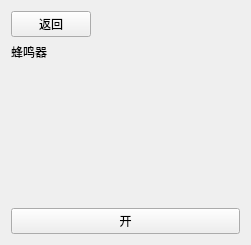
<?xml version="1.0" encoding="UTF-8"?>
<ui version="4.0">
 <class>BeeperWidget</class>
 <widget class="QWidget" name="BeeperWidget">
  <property name="geometry">
   <rect>
    <x>0</x>
    <y>0</y>
    <width>251</width>
    <height>245</height>
   </rect>
  </property>
  <property name="windowTitle">
   <string>Form</string>
  </property>
  <layout class="QGridLayout" name="gridLayout">
   <item row="0" column="0">
    <layout class="QVBoxLayout" name="verticalLayout_2">
     <item>
      <layout class="QHBoxLayout" name="horizontalLayout">
       <item>
        <widget class="QPushButton" name="pushButton_return">
         <property name="styleSheet">
          <string notr="true">font: 20pt &quot;Ubuntu&quot;;</string>
         </property>
         <property name="text">
          <string>返回</string>
         </property>
        </widget>
       </item>
       <item>
        <spacer name="horizontalSpacer">
         <property name="orientation">
          <enum>Qt::Horizontal</enum>
         </property>
         <property name="sizeHint" stdset="0">
          <size>
           <width>40</width>
           <height>20</height>
          </size>
         </property>
        </spacer>
       </item>
      </layout>
     </item>
     <item>
      <layout class="QVBoxLayout" name="verticalLayout">
       <item>
        <widget class="QLabel" name="label">
         <property name="styleSheet">
          <string notr="true">font: 23pt &quot;Ubuntu&quot;;</string>
         </property>
         <property name="text">
          <string>蜂鸣器</string>
         </property>
        </widget>
       </item>
       <item>
        <spacer name="verticalSpacer">
         <property name="orientation">
          <enum>Qt::Vertical</enum>
         </property>
         <property name="sizeHint" stdset="0">
          <size>
           <width>20</width>
           <height>40</height>
          </size>
         </property>
        </spacer>
       </item>
       <item>
        <widget class="QPushButton" name="pushButton_on">
         <property name="styleSheet">
          <string notr="true">font: 20pt &quot;Ubuntu&quot;;</string>
         </property>
         <property name="text">
          <string>开</string>
         </property>
        </widget>
       </item>
      </layout>
     </item>
    </layout>
   </item>
  </layout>
 </widget>
 <resources/>
 <connections/>
</ui>
